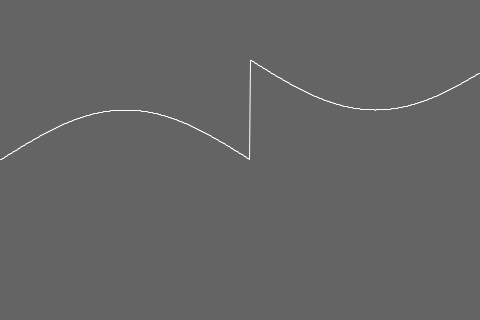
Frame 1 (no input)
Frame 60 (the mouse pressed at the canvas centre just before this capture): identical to frame 1, image omitted
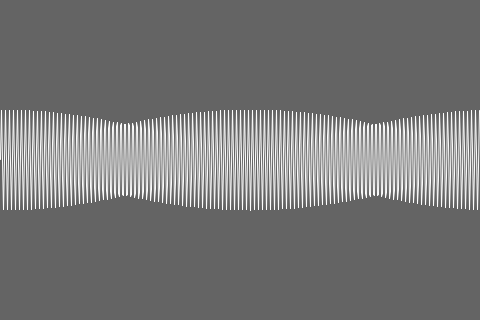
Frame 120 (the mouse held since frame 60 and released just before this capture)

The Processing sketch that drew these frames (run headless with seeded random() and noise(); from frame 60 on, the mouse is pressed at the canvas centre):

// Processing sketch: processing_5443
// ── processing_5443.pde



float wave[] = new float[480];  // hard-coded to width before size() is called.


void setup() {
  size(480, 320);
  smooth();

  // Initialize values inside wave[] to 0
  for (int i = 0; i < wave.length; i++) {
    wave[i] = 0;
  }
}



void draw() {
  background(100);
  stroke(255);

  // Center the coordinate grid vertically
  translate(0, height/2);

  generateSine();
  shapeWave();
  drawWave();
}



void generateSine() {
  float a = PI;                                            // Ramp positively
  float freq = map(mouseX, 0, width, TWO_PI/500.0, PI);   // TWO_PI = 360 degrees
  float depth = 50;

  for (int i = 0; i < wave.length; i++) {
    wave[i] = sin(a) * depth;
    a += freq;
  }
}



void shapeWave() {
  float yOffset = map(mouseY, height, 0, 100, -100);   // Y-offset in pixels
  for (int i = 0; i < wave.length; i++) {
    if (wave[i] > 0) {
      wave[i] = wave[i] + yOffset;
    }
  }
}



void drawWave() {
  for (int i = 0; i < width -1 ; i++) {     // width - 1 because we're referring to [i] + 1 when drawing the line.
    line(i, wave[i], i + 1, wave[i +1]);
  }
}
